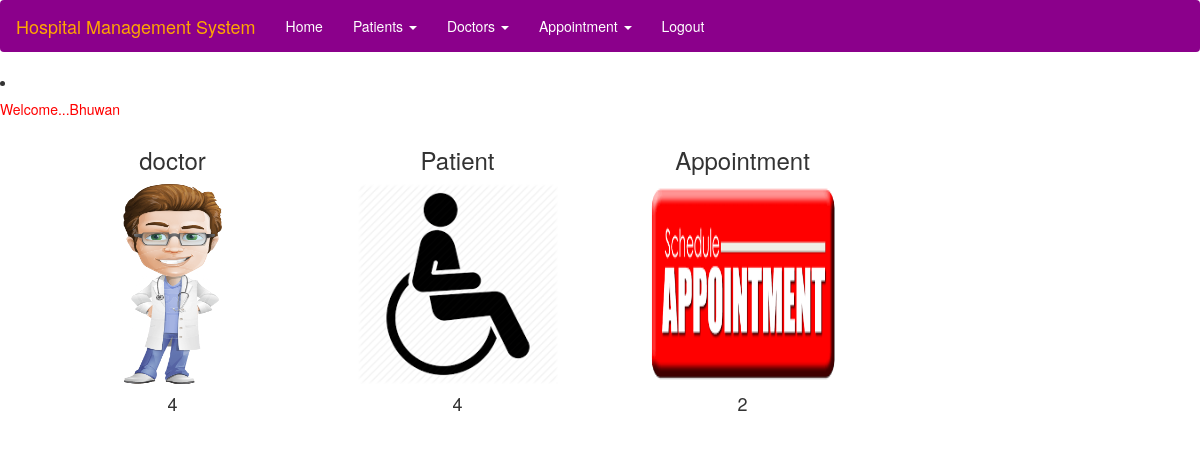
The app's page / (signed in) with its own data.
### hospital/models.py (models this page shows, shortened)
class Stats(models.Model):
    stats_name = models.CharField(max_length=30, null=True)
    stats_image = models.FileField(null=True)
    stats_num = models.IntegerField(null=True)

### hospital/views.py (the view)
# urls.py: path('',Index, name='home'),
def Index(request):
    if not request.user.is_staff:
        return redirect('login')
    stats = Stats.objects.all()
    d = {'stats': stats}
    return render(request, 'index.html', d)

### hospital/templates/index.html (shortened to what this page needs)
<!DOCTYPE html>
<html lang="en">
<head>
    {% load static %}
  <link rel="stylesheet" href="https://maxcdn.bootstrapcdn.com/bootstrap/3.4.0/css/bootstrap.min.css">
  <link rel = stylesheet href = "//cdn.datatables.net/1.10.19/css/jquery.dataTables.min.css">
</head>
<body>
<nav class="navbar navbar-expand-sm bg-info navbar-dark" style="background-color:DarkMagenta">
  <div class="container-fluid">
    <div class="navbar-header">
      <a class="navbar-brand" href="#" style="color:orange">Hospital Management System</a>
    </div>
    <ul class="nav navbar-nav">
      <li class="active"><a href="{% url 'home' %}" style="color:white">Home</a></li>
      <li class="dropdown"><a class="dropdown-toggle" data-toggle="dropdown" href="#" style="color:white">Patients  <span class="caret"></span></a>
      </li>
      <li class="dropdown"><a class="dropdown-toggle" data-toggle="dropdown" href="#" style="color:white">Doctors  <span class="caret"></span></a>
      </li>
      <li class="dropdown"><a class="dropdown-toggle" data-toggle="dropdown" href="#" style="color:white">Appointment  <span class="caret"></span></a>
      </li>
      <li><a href="{% url 'logout' %}" style="color:white">Logout</a></li>
    </ul>
  </div>
</nav>
<li><h5 style="color:red">Welcome...<span style="color:red">{{request.user.username}}</span></h5></li>
<div class="progressive-effects" id="skills">
		<div class="container">
			<div class="stats">
				<div class="stats-info">
                    {% for i in stats %}
					<div class="col-md-3 col-sm-3 stats-grid stats-grid-1">
						<div class="stats-img" align="center">
                            <p align="center"><h3>{{i.stats_name}}</h3></p>
							<img src="{{i.stats_image.url}}"  alt="Corsa Racer" style="width:200px;height:200px">
						</div>
                        <div class='numscroller counter numscroller-big-bottom' align="center" data-slno='1' data-min='0' data-max='7000' data-delay='.5' data-increment=4><h4>{{i.stats_num}}</h4></div>
					</div>
					{% endfor %}
					<div class="clearfix"></div>
				</div>
			</div>
		</div>
	</div>
</body>
</html>

### records on screen
Stats: stats_name "doctor", stats_image (picture), stats_num "4"
Stats: stats_name "Patient", stats_image (picture), stats_num "4"
Stats: stats_name "Appointment", stats_image (picture), stats_num "2"

### other values on screen
{{ request.user.username }} "Bhuwan"
